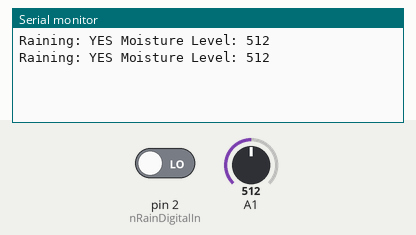
Recording of a sketch running on a simulated Arduino Uno, built with avr-gcc and run on an emulated ATmega328P. Parts: the last lines printed to the serial monitor. Inputs (shaded band) come from the test bench; at power-on: pin 2 (nRainDigitalIn) LOW, A1 = 512.

Above: at 1.8 s.
1.9 s: pin 2 (nRainDigitalIn) driven HIGH
At 2.6 s:
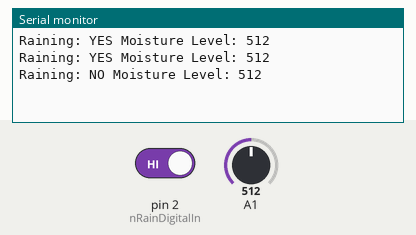
4.5 s: A1 set to 716
At 5.8 s:
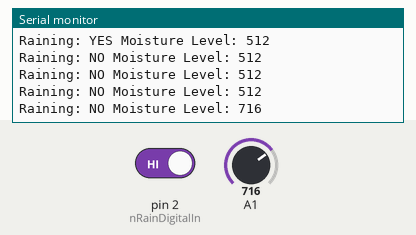
6.0 s: A1 set to 900
At 6.8 s:
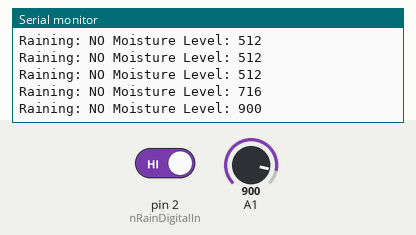
7.5 s: pin 2 (nRainDigitalIn) driven LOW
At 8.5 s:
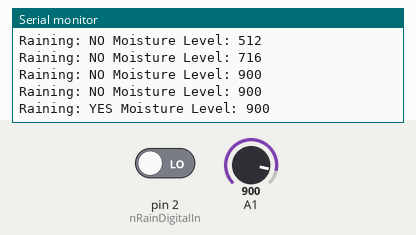
Timing chart, 0 to 10.0 s (numbered marks = the images above; inputs shaded):
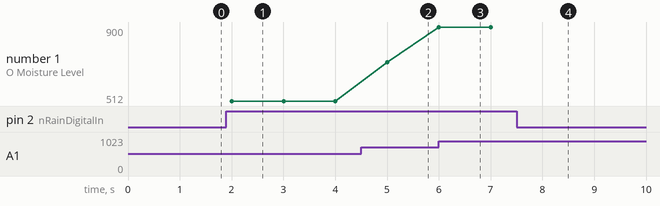

Measured:
- after the input at 1.9 s, the serial monitor: prints a new line after 0.10 s (image 1)
- after the input at 4.5 s, the serial monitor: prints a new line after 0.50 s (image 2)
- after the input at 6.0 s, the serial monitor: prints a new line at once (image 3)
- after the input at 7.5 s, the serial monitor: prints a new line after 0.50 s (image 4)
- plotted number 1: 512 → 716 after the input at 4.5 s, 716 → 900 after the input at 6.0 s

The sketch:

main.ino
```cpp
//Rain Sensor Detection of Rain

int nRainDigitalIn = 2;
int nRainVal ;

boolean bIsRaining = false;
String strRaining ;

void setup () {
Serial . begin (9600);
pinMode (2, INPUT );
}

void loop () {
nRainVal = analogRead ( A1 );
bIsRaining = !( digitalRead ( nRainDigitalIn )); //Cheks Digital Pin 2, Output D0

if( bIsRaining ){ //Checks Digital Pin 2, Output D0
strRaining = "YES";
} else {
strRaining = "NO";
}

Serial . print ("Raining: ");
Serial . print ( strRaining );
Serial . print (" Moisture Level: ");
Serial . println ( nRainVal );

delay (1000);
}
```
